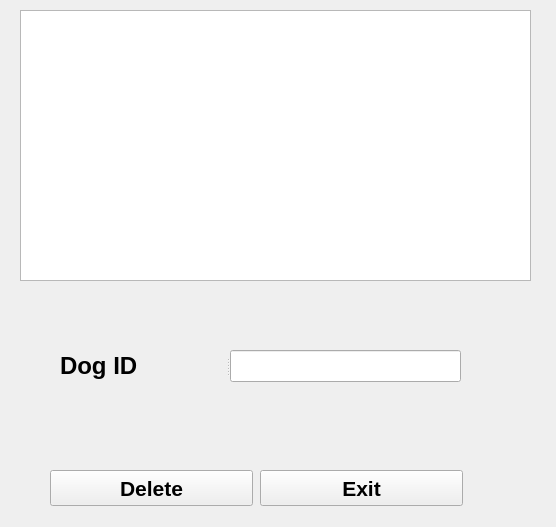
<?xml version="1.0" encoding="UTF-8"?>
<ui version="4.0">
 <class>DeleteWidget</class>
 <widget class="QWidget" name="DeleteWidget">
  <property name="geometry">
   <rect>
    <x>0</x>
    <y>0</y>
    <width>556</width>
    <height>527</height>
   </rect>
  </property>
  <property name="windowTitle">
   <string>Form</string>
  </property>
  <widget class="QListWidget" name="DogsList">
   <property name="geometry">
    <rect>
     <x>20</x>
     <y>10</y>
     <width>511</width>
     <height>271</height>
    </rect>
   </property>
   <property name="font">
    <font>
     <pointsize>16</pointsize>
     <bold>true</bold>
    </font>
   </property>
  </widget>
  <widget class="QPushButton" name="pushButton">
   <property name="geometry">
    <rect>
     <x>50</x>
     <y>470</y>
     <width>203</width>
     <height>36</height>
    </rect>
   </property>
   <property name="font">
    <font>
     <pointsize>16</pointsize>
     <bold>true</bold>
    </font>
   </property>
   <property name="text">
    <string>Delete</string>
   </property>
  </widget>
  <widget class="QPushButton" name="pushButton_2">
   <property name="geometry">
    <rect>
     <x>260</x>
     <y>470</y>
     <width>203</width>
     <height>36</height>
    </rect>
   </property>
   <property name="font">
    <font>
     <pointsize>16</pointsize>
     <bold>true</bold>
    </font>
   </property>
   <property name="text">
    <string>Exit</string>
   </property>
  </widget>
  <widget class="QSplitter" name="splitter">
   <property name="geometry">
    <rect>
     <x>60</x>
     <y>350</y>
     <width>401</width>
     <height>32</height>
    </rect>
   </property>
   <property name="orientation">
    <enum>Qt::Horizontal</enum>
   </property>
   <widget class="QLabel" name="label">
    <property name="font">
     <font>
      <pointsize>18</pointsize>
      <bold>true</bold>
     </font>
    </property>
    <property name="text">
     <string>Dog ID</string>
    </property>
   </widget>
   <widget class="QLineEdit" name="idLineEdit"/>
  </widget>
 </widget>
 <resources/>
 <connections>
  <connection>
   <sender>pushButton</sender>
   <signal>clicked()</signal>
   <receiver>DeleteWidget</receiver>
   <slot>delete_dog()</slot>
   <hints>
    <hint type="sourcelabel">
     <x>114</x>
     <y>492</y>
    </hint>
    <hint type="destinationlabel">
     <x>160</x>
     <y>419</y>
    </hint>
   </hints>
  </connection>
  <connection>
   <sender>pushButton_2</sender>
   <signal>clicked()</signal>
   <receiver>DeleteWidget</receiver>
   <slot>exit_button()</slot>
   <hints>
    <hint type="sourcelabel">
     <x>359</x>
     <y>492</y>
    </hint>
    <hint type="destinationlabel">
     <x>444</x>
     <y>417</y>
    </hint>
   </hints>
  </connection>
 </connections>
 <slots>
  <slot>delete_dog()</slot>
  <slot>exit_button()</slot>
 </slots>
</ui>
